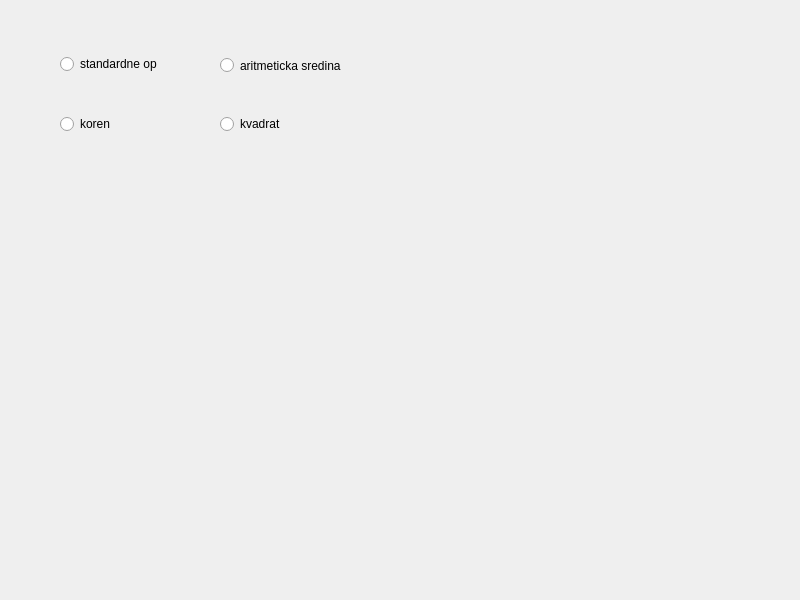
<?xml version="1.0" encoding="UTF-8"?>
<ui version="4.0">
 <class>Dialog</class>
 <widget class="QDialog" name="Dialog">
  <property name="geometry">
   <rect>
    <x>0</x>
    <y>0</y>
    <width>800</width>
    <height>600</height>
   </rect>
  </property>
  <property name="windowTitle">
   <string>Dialog</string>
  </property>
  <widget class="QRadioButton" name="radioButton">
   <property name="geometry">
    <rect>
     <x>220</x>
     <y>110</y>
     <width>113</width>
     <height>28</height>
    </rect>
   </property>
   <property name="text">
    <string>kvadrat</string>
   </property>
   <attribute name="buttonGroup">
    <string notr="true">buttonGroup</string>
   </attribute>
  </widget>
  <widget class="QRadioButton" name="radioButton_2">
   <property name="geometry">
    <rect>
     <x>60</x>
     <y>50</y>
     <width>131</width>
     <height>28</height>
    </rect>
   </property>
   <property name="text">
    <string>standardne op</string>
   </property>
   <attribute name="buttonGroup">
    <string notr="true">buttonGroup</string>
   </attribute>
  </widget>
  <widget class="QRadioButton" name="radioButton_3">
   <property name="geometry">
    <rect>
     <x>60</x>
     <y>110</y>
     <width>171</width>
     <height>28</height>
    </rect>
   </property>
   <property name="text">
    <string>koren</string>
   </property>
   <attribute name="buttonGroup">
    <string notr="true">buttonGroup</string>
   </attribute>
  </widget>
  <widget class="QRadioButton" name="radioButton_4">
   <property name="geometry">
    <rect>
     <x>220</x>
     <y>50</y>
     <width>391</width>
     <height>31</height>
    </rect>
   </property>
   <property name="text">
    <string>aritmeticka sredina</string>
   </property>
   <attribute name="buttonGroup">
    <string notr="true">buttonGroup</string>
   </attribute>
  </widget>
 </widget>
 <resources/>
 <connections/>
 <buttongroups>
  <buttongroup name="buttonGroup"/>
 </buttongroups>
</ui>
